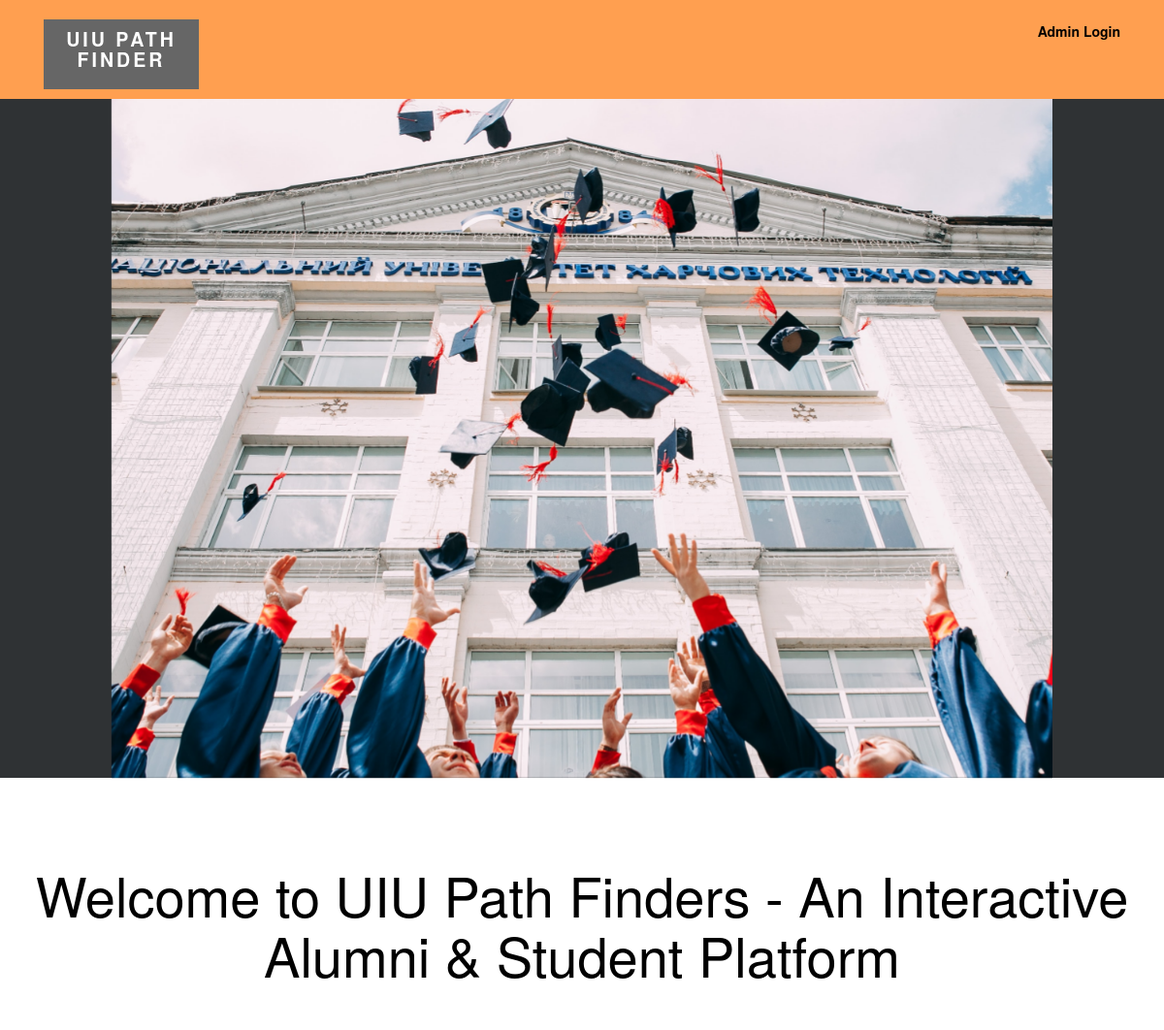
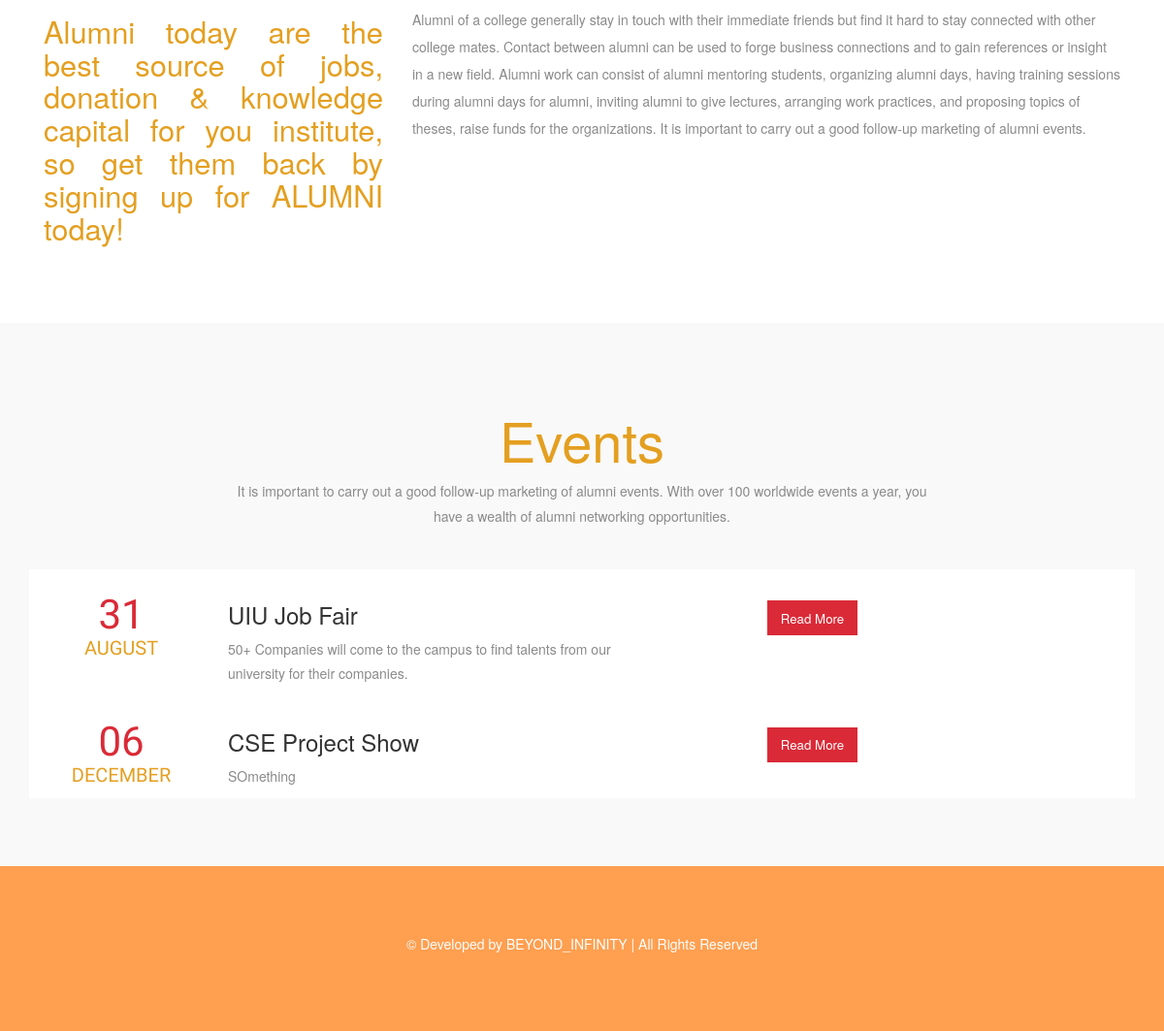
The page / on the database its author committed (2 pictures, top to bottom).
### tables this page shows
CREATE TABLE `tblalumnimeet` (
  `eventid` int(11) NOT NULL,
  `event_name` varchar(150) NOT NULL,
  `loc` varchar(100) NOT NULL,
  `event_date` date NOT NULL,
  `event_time` time NOT NULL,
  `description` text NOT NULL,
  `status` varchar(15) NOT NULL
);

### index.php (the view, shortened to what this page needs)
<!DOCTYPE html>
<html>
<head>
<link href="css/bootstrap.css" rel="stylesheet" type="text/css" media="all" />
<link href="css/style.css" rel="stylesheet" type="text/css" media="all" />
	<link href="css/popup-box.css" rel="stylesheet" type="text/css" media="all">
<link href="css/animate.min.css" rel="stylesheet">
  <link rel="stylesheet" href="https://maxcdn.bootstrapcdn.com/bootstrap/3.4.1/css/bootstrap.min.css">
</head>
<body>
<div class="header">
	<div class="container">
		<div class="header-top">
			<div class="col-sm-2 header-login">
				<div class=" logo animated wow shake" data-wow-duration="1000ms" data-wow-delay="500ms">
					<h1><a href="index.php">UIU PATH FINDER</a>	</h1>
				</div>
			</div>
			<div class="col-sm-10 header-social ">
				 <ul class="social-icon">
				 <?php
				 if(!isset($_SESSION["type"]))
				 {
				  ?>
						<li><a href="adminlogin.php" style="font-weight:bold;"> Admin Login</a></li>
				 <?php
				 }
				  else
				 {
					 echo "<li><a href='#' style='font-weight:bold;'>Welcome ".$_SESSION["name"]."</a></li>";
				 }
				  ?>
					</ul>
					<div class="clearfix"> </div>
			</div>
				<div class="clearfix"> </div>
		</div>
	</div>
</div>
<div class="banner-head">
	<div class="col-sm-10 col-sm-offset-1 banner-top">
		<div class=" banner animated wow fadeInLeft" data-wow-duration="1000ms" data-wow-delay="500ms">
		</div>
	</div>
</div>
<div class="content">
		<div class="col-top" >
	<div class="container">
			<marquee behavior="scroll" scrollamount="5" direction="left" onmouseover="this.stop();" onmouseout="this.start();"><h3>Welcome to UIU Path Finders - An Interactive Alumni & Student Platform </h3>
</marquee>
		<div class="content-top" >
			<div class="col-md-4 content-top-1 animated wow fadeInLeft" data-wow-duration="1000ms" data-wow-delay="500ms">
				<h4>Alumni today are the best source of jobs, donation & knowledge capital for you institute,
so get them back by signing up for ALUMNI today! </h4>
			</div>
			<div class="col-md-8 content-top-2 animated wow fadeInRight" data-wow-duration="1000ms" data-wow-delay="500ms">
			<p>Alumni of a college generally stay in touch with their immediate friends but find it hard to stay connected with other college mates. Contact between alumni can be used to forge business connections and to gain references or insight in a new field. Alumni work can consist of alumni mentoring students, organizing alumni days, having training sessions during alumni days for alumni, inviting alumni to give lectures, arranging work practices, and proposing topics of theses, raise funds for the organizations. It is important to carry out a good follow-up marketing of alumni events.</p>
			</div>
			<div class="clearfix"></div>
		</div>
		</div>
		</div>
			<div class="content-mid">
				<div class="container">
				<div class="content-mid-top">
					<h3> Events</h3>
				<p>It is important to carry out a good follow-up marketing of alumni events. With over 100 worldwide events a year, you have a wealth of alumni networking opportunities.</p>
				</div>
				<div class="news">
				<?php
				$rs = mysqli_query($con, "select * from tblalumnimeet where status='Active' and event_date >= CURDATE() order by eventid DESC LIMIT 3");
				if(mysqli_num_rows($rs) > 0)
				{
					while($rowd = mysqli_fetch_array($rs))
					{
						$event_date = $rowd['event_date'];
						$parts = explode("-",$event_date);
						$day = $parts[2];
						$dateobj = DateTime::createFromFormat('!m',$parts[1]);
					$month = $dateobj->format('F');
					  ?>
						<div class=" new-more animated wow fadeInUp" data-wow-duration="1000ms" data-wow-delay="500ms">
							<div class="col-md-2 six">
								<h4><?php echo $day;   ?><span><?php echo $month;   ?></span></h4>
							</div>
							<div class="col-md-5 new-2">
							 <h3><?php echo $rowd['event_name'];   ?></h3>
								<p><?php echo $rowd['description'];   ?></p>
							</div>
							<div class="col-md-3 new-3">
								<a class="more1 hvr-sweep-to-bottom" href="event_info.php?eventid=<?php echo $rowd[0];   ?>">Read More</a>
							</div>
							<div class="clearfix"> </div>
						</div>
						<?php
					}
				}
				else
				{
						echo "<h3 align='center'>No Upcoming Events</h3>";
				}
				  ?>
				</div>
			</div>
			</div>
		</div>
<?php
include("footer.php");
  ?>

### footer.php (shortened to what this page needs)
<div class="footer animated wow fadeInDown" data-wow-duration="1000ms" data-wow-delay="500ms">
	<div class="container">
			<p class="footer-class"> © Developed by BEYOND_INFINITY | All Rights Reserved </p>
		</div>
</div>
</body>
</html>

### css/style.css (style rules this page uses)
html,body { background:#fff; font-size: 100%; font-family: 'Poppins', sans-serif; }
body a { transition: 0.5s all; -webkit-transition: 0.5s all; -o-transition: 0.5s all; -moz-transition: 0.5s all; -ms-transition: 0.5s all; }
ul { padding: 0; margin: 0; }
h1,h2,h3,h4,h5,h6,label,p { margin:0; }
.header { background-color: #ff9f50; }
.logo { padding: 0; }
.logo h1 { font-size:1.4em; font-weight:bold; text-align: center; letter-spacing: 3px; }
.logo h1 a { color: #FFF; text-decoration: none; background-color: #666666; display: inline-block; padding: 0.5em 0.5em 1em 0.5em; }
.social-icon li a { color: black; }
ul.social-icon { float: right; }
ul.social-icon li { display: inline-block; float:left; border-right: 1px dotted #FFF; }
ul.social-icon li:last-child { border-right: none; }
.header-social { margin-top: 1.6em; }
.banner { width: 100%; min-height: 700px; display: block; background: url(../images/9.jpg)no-repeat ; background-size: cover; position: relative; padding: 15em 0 0; }
.banner-head { background-color: #2F3234; }
.banner-top { padding: 0; }
.hvr-sweep-to-bottom { display: inline-block; vertical-align: middle; -webkit-transform: translateZ(0); transform: translateZ(0); box-shadow: 0 0 1px rgba(0, 0, 0, 0); -webkit-backface-visibility: hidden; backface-visibility: hidden; -moz-osx-font-smoothing: grayscale; position: relative; -webkit-transition-property: color; transition-property: color; -webkit-transition-duration: 0.3s; transition-duration: 0.3s; }
.hvr-sweep-to-bottom:before { content: ""; position: absolute; z-index: -1; top: 0; left: 0; right: 0; bottom: 0; background: #DA2A37; -webkit-transform: scaleY(0); transform: scaleY(0); -webkit-transform-origin: 50% 0; transform-origin: 50% 0; -webkit-transition-property: transform; transition-property: transform; -webkit-transition-duration: 0.3s; transition-duration: 0.3s; -webkit-transition-timing-function: ease-out; transition-timing-function: ease-out; }
.col-top h3 { color: #000; font-size: 4em; text-align: center; }
.content-top-1 h4 { text-align: justify; font-size: 2.2em; word-spacing: 5px; color: #E49F20; }
.content-top-2 p { color: #8A8A8A; font-size: 1em; line-height:2em; }
.col-top { padding:5em 0; background-color: #fff; }
.content-top { padding-top: 3em; }
.new-more { background-color: #fff; }
.content-mid { padding: 5em 0; background-color: #f9f9f9; }
.content-mid-top { text-align: center; padding-bottom: 3em; }
.content-mid-top h3 { font-size: 4em; color: #E49F20; }
.content-mid-top p { color: #8A8A8A; font-size: 1em; line-height: 1.8em; width:65%; margin:0 auto; }
.six h4 { color: #DA2A37; font-size: 3em; text-transform: uppercase; text-align: center; font-family: 'Simonetta', cursive; }
.six h4 span { display:block; font-size: 20px; color:#E49F20; }
.new-more p { color: #8A8A8A; font-size: 1em; line-height: 1.8em; }
.six { padding-top: 1em; }
.new-2 { padding-top: 1em; }
.more1 { font-size: 0.95em; color: #fff; padding: 0.65em 1em; background:#DA2A37; display: inline-block; text-align: center; text-decoration: none; }
.more1:before { background: #E49F20; text-decoration: none; }
.new-3 { text-align:center; padding-top: 2.3em; }
.footer { background: #ff9f50; padding: 5em 0; text-align: center; }
p.footer-class { font-size: 1em; color:#fff; }

### rows shown on the page
tblalumnimeet: event_date "31", event_date "AUGUST", event_name "UIU Job Fair", description "50+ Companies will come to the campus to find talents from our university for their companies."
tblalumnimeet: event_date "06", event_date "DECEMBER", event_name "CSE Project Show", description "SOmething"
